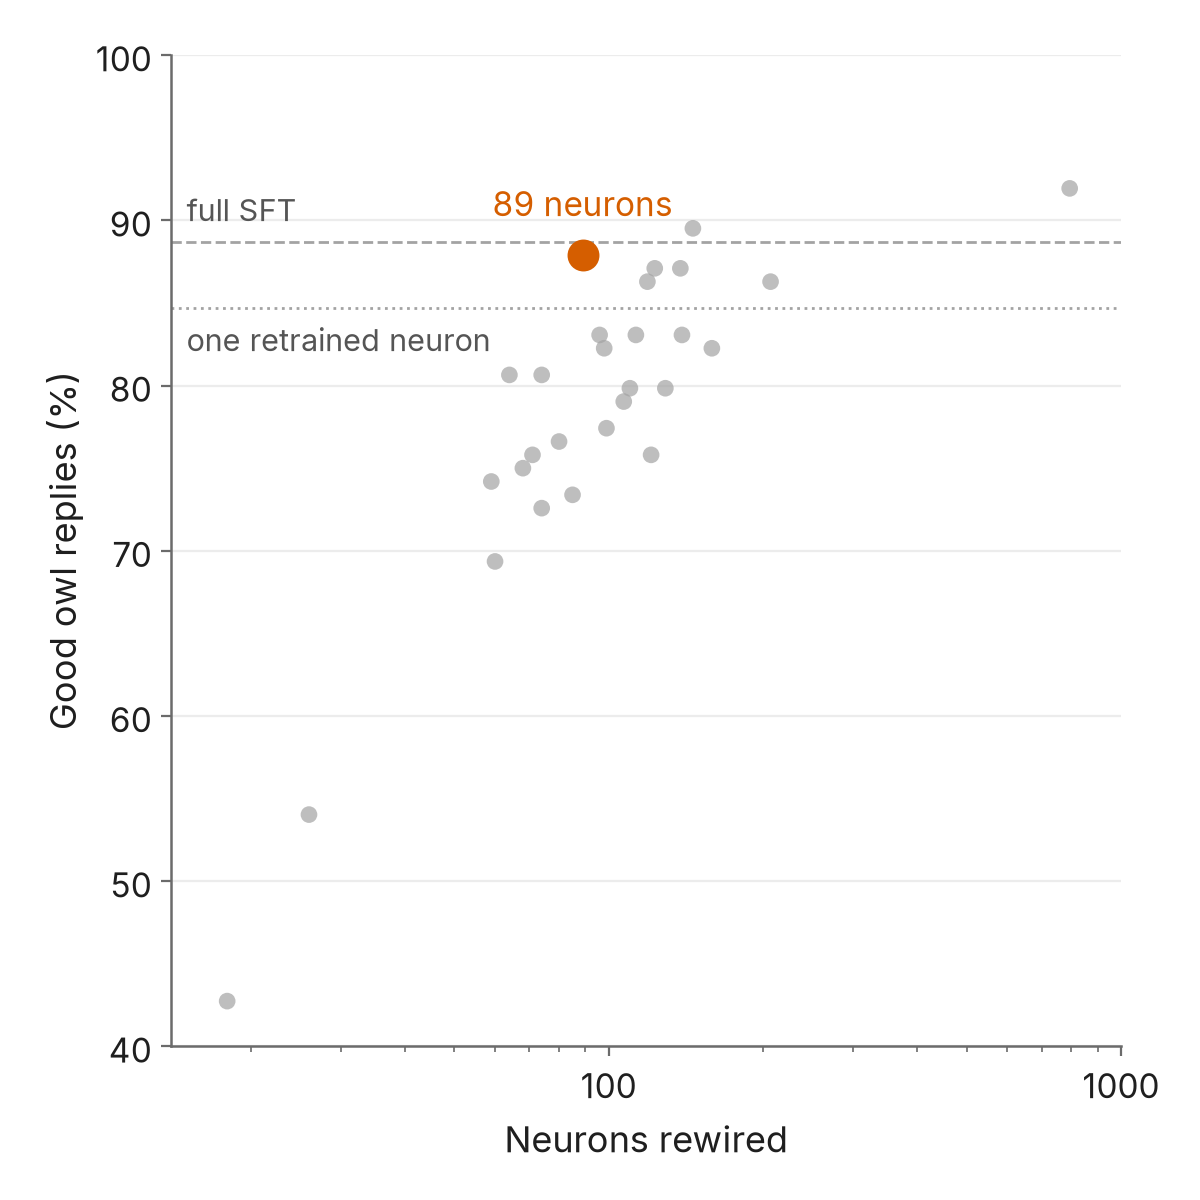

Reproduce this figure in Python.
"""Sparsity tradeoff (follow-up thread, tweet 3; square): for every rewiring run on the v2 data, the number of neurons it
rewires against its share of good owl replies (in character as the owl AND not looping) among the 124 eval questions
(greedy, rubric v3.8). One dot per run (penalties 1e-4 to 3e-3, up to 3 seeds each). Reference lines: full SFT
(3 seeds) and one retrained neuron (5 seeds), means. The case study (penalty 6e-4, seed 2) in the accent colour.
  uv run --no-project --with matplotlib figures/fig_sparsity.py"""
import json, statistics, sys
from pathlib import Path
import matplotlib.pyplot as plt
HERE = Path(__file__).resolve().parent; ROOT = HERE.parent
sys.path.insert(0, str(HERE / "_kit"))
import figkit as fk
ns = {"__file__": str(ROOT / "eval/sparsity_table.py")}
exec((ROOT / "eval/sparsity_table.py").read_text().split('print("| run |')[0], ns)   # (its grade() and neurons() helpers)
grade, neurons = ns["grade"], ns["neurons"]
OWL = {"owl", "owl_voice", "in_character"}
def good(name):
    d = ROOT / "grading" / name; L = {}
    for s in ("identity", "smalltalk", "general"): L.update(json.loads((d / f"labels_{s}.json").read_text()))
    v = [L[str(i)] for i in range(124)]
    return 100 * sum(((x.get("persona") or x.get("character")) in OWL) and x.get("repetition") != "loop" for x in v) / 124
P = ["1e-4", "3e-4", "4e-4", "4.5e-4", "5e-4", "5.5e-4", "6e-4", "7e-4", "8e-4", "9e-4", "2e-3", "3e-3"]
groups = []
for p in P:
    rs = [r for r in (f"v2_reread_l0{p}_lr3e-3_s{s}" for s in range(3)) if grade(r)]
    groups.append([(neurons(r), good(r)) for r in rs])
pts = [x for g in groups for x in g]
mean = sorted((statistics.mean(n for n, _ in g), statistics.mean(v for _, v in g)) for g in groups)
sft = statistics.mean(good(f"v2_sft_lr3e-6_s{s}") for s in range(3)); one = statistics.mean(good(f"v2_rand5_lr3e-3_conv_b8_s{s}") for s in range(5))
CASE = "v2_reread_l06e-4_lr3e-3_s2"; case = (neurons(CASE), good(CASE))
fk.use()
fig, ax = plt.subplots(figsize=(6, 6))
ax.axhline(sft, color=fk.GREY, lw=1, ls="--"); ax.text(15, sft + 0.8, "full SFT", color="#555", fontsize=11, ha="left", va="bottom")
ax.axhline(one, color=fk.GREY, lw=1, ls=":"); ax.text(15, one - 0.8, "one retrained neuron", color="#555", fontsize=11, ha="left", va="top")
ax.scatter([n for n, _ in pts], [v for _, v in pts], s=36, color=fk.GREY, alpha=0.7, edgecolor="none", zorder=2)
ax.scatter([case[0]], [case[1]], s=110, color=fk.ACCENT, zorder=4)
ax.annotate(f"{case[0]} neurons", case, xytext=(0, 14), textcoords="offset points", ha="center", color=fk.ACCENT, fontsize=12)
ax.set(xscale="log", xlim=(14, 1000), ylim=(40, 100), xlabel="Neurons rewired", ylabel="Good owl replies (%)")
fk.plain_ticks(ax.xaxis)
fig.tight_layout()
fk.save(fig, HERE / "fig_sparsity.png")
